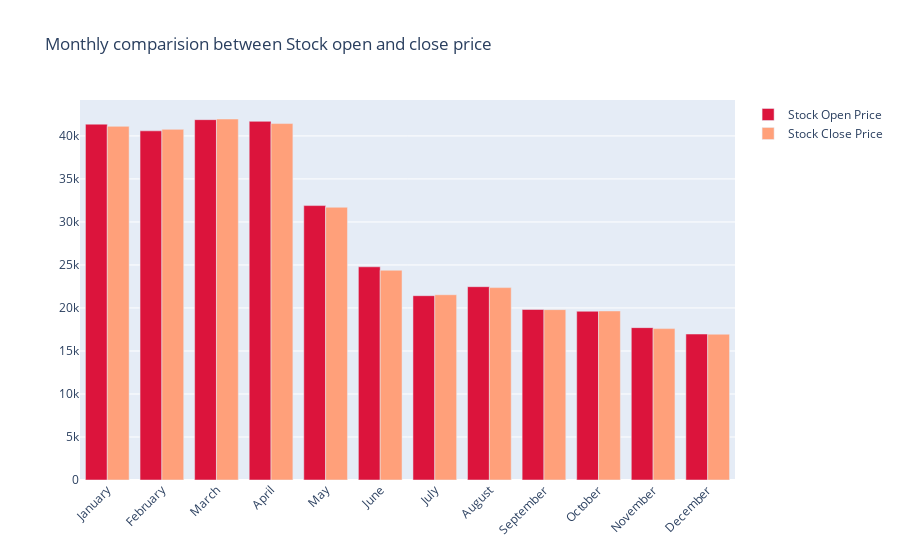
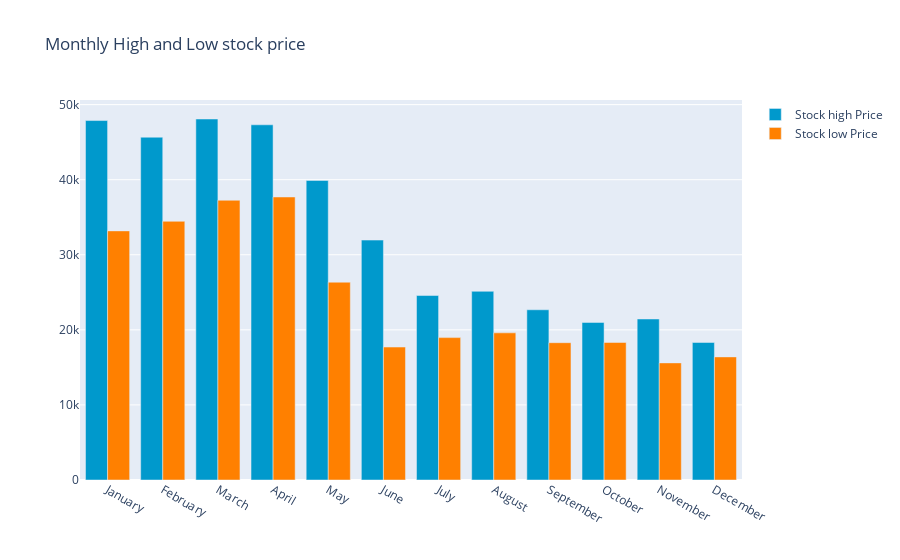
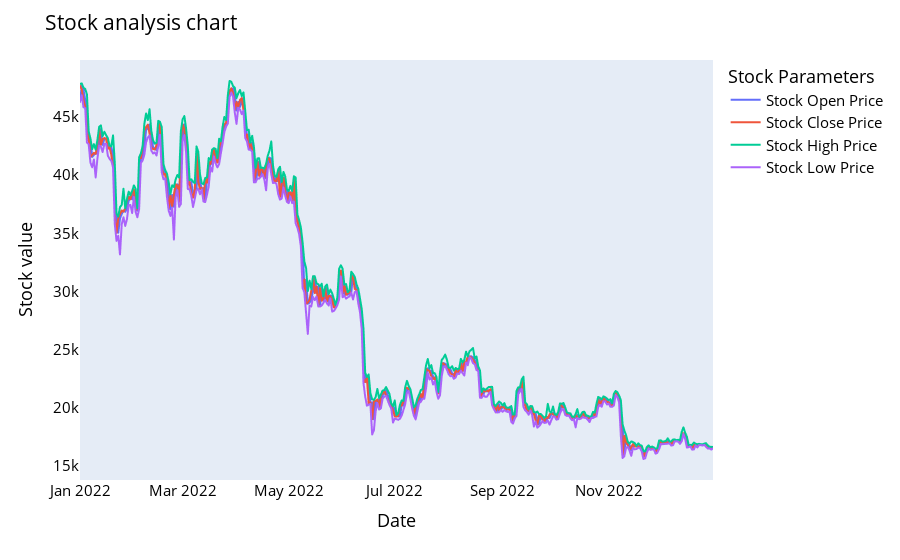

Notebook code for these charts, in order:
### Markdown cell above
#### In 2022

### Code cell
# BTC
data_yearly(btc_data, 2022, 2023)

### Figure 1 — Plotly figure (JSON) as saved in the notebook; plotly's stock layout.template omitted (floating-point values rounded to 4 significant figures)
{"data": [{"marker": {"color": "crimson"}, "name": "Stock Open Price", "type": "bar", "x": ["January", "February", "March", "April", "May", "June", "July", "August", "September", "October", "November", "December"], "y": [41370.0, 40590.0, 41890.0, 41690.0, 31900.0, 24780.0, 21420.0, 22470.0, 19820.0, 19620.0, 17710.0, 16970.0]}, {"marker": {"color": "lightsalmon"}, "name": "Stock Close Price", "type": "bar", "x": ["January", "February", "March", "April", "May", "June", "July", "August", "September", "October", "November", "December"], "y": [41110.0, 40760.0, 41970.0, 41440.0, 31710.0, 24380.0, 21540.0, 22370.0, 19800.0, 19650.0, 17600.0, 16950.0]}], "layout": {"barmode": "group", "title": {"text": "Monthly comparision between Stock open and close price"}, "xaxis": {"tickangle": -45}}}

### Figure 2 — Plotly figure (JSON) as saved in the notebook; plotly's stock layout.template omitted (floating-point values rounded to 4 significant figures)
{"data": [{"marker": {"color": "rgb(0, 153, 204)"}, "name": "Stock high Price", "type": "bar", "x": ["January", "February", "March", "April", "May", "June", "July", "August", "September", "October", "November", "December"], "y": [47880.0, 45660.0, 48090.0, 47310.0, 39900.0, 31960.0, 24570.0, 25140.0, 22670.0, 20990.0, 21450.0, 18320.0]}, {"marker": {"color": "rgb(255, 128, 0)"}, "name": "Stock low Price", "type": "bar", "x": ["January", "February", "March", "April", "May", "June", "July", "August", "September", "October", "November", "December"], "y": [33180.0, 34460.0, 37260.0, 37700.0, 26350.0, 17710.0, 18970.0, 19600.0, 18290.0, 18320.0, 15600.0, 16400.0]}], "layout": {"barmode": "group", "title": {"text": " Monthly High and Low stock price"}}}

### Figure 3 — Plotly figure (JSON) as saved in the notebook; plotly's stock layout.template omitted (floating-point values rounded to 4 significant figures; data arrays with more than 128 entries replaced by an {"elided": "..."} marker saying what was removed)
{"data": [{"hovertemplate": "variable=Open<br>Date=%{x}<br>Stock value=%{y}<extra></extra>", "legendgroup": "Open", "line": {"color": "#636efa", "dash": "solid"}, "marker": {"symbol": "circle"}, "mode": "lines", "name": "Stock Open Price", "showlegend": true, "type": "scattergl", "x": {"elided": "365 str values"}, "xaxis": "x", "y": {"elided": "365 float values"}, "yaxis": "y"}, {"hovertemplate": "variable=Close<br>Date=%{x}<br>Stock value=%{y}<extra></extra>", "legendgroup": "Close", "line": {"color": "#EF553B", "dash": "solid"}, "marker": {"symbol": "circle"}, "mode": "lines", "name": "Stock Close Price", "showlegend": true, "type": "scattergl", "x": {"elided": "365 str values"}, "xaxis": "x", "y": {"elided": "365 float values"}, "yaxis": "y"}, {"hovertemplate": "variable=High<br>Date=%{x}<br>Stock value=%{y}<extra></extra>", "legendgroup": "High", "line": {"color": "#00cc96", "dash": "solid"}, "marker": {"symbol": "circle"}, "mode": "lines", "name": "Stock High Price", "showlegend": true, "type": "scattergl", "x": {"elided": "365 str values"}, "xaxis": "x", "y": {"elided": "365 float values"}, "yaxis": "y"}, {"hovertemplate": "variable=Low<br>Date=%{x}<br>Stock value=%{y}<extra></extra>", "legendgroup": "Low", "line": {"color": "#ab63fa", "dash": "solid"}, "marker": {"symbol": "circle"}, "mode": "lines", "name": "Stock Low Price", "showlegend": true, "type": "scattergl", "x": {"elided": "365 str values"}, "xaxis": "x", "y": {"elided": "365 float values"}, "yaxis": "y"}], "layout": {"font": {"color": "black", "size": 15}, "legend": {"title": {"text": "Stock Parameters"}, "tracegroupgap": 0}, "margin": {"t": 60}, "title": {"text": "Stock analysis chart"}, "xaxis": {"anchor": "y", "domain": [0, 1], "showgrid": false, "title": {"text": "Date"}}, "yaxis": {"anchor": "x", "domain": [0, 1], "showgrid": false, "title": {"text": "Stock value"}}}}
